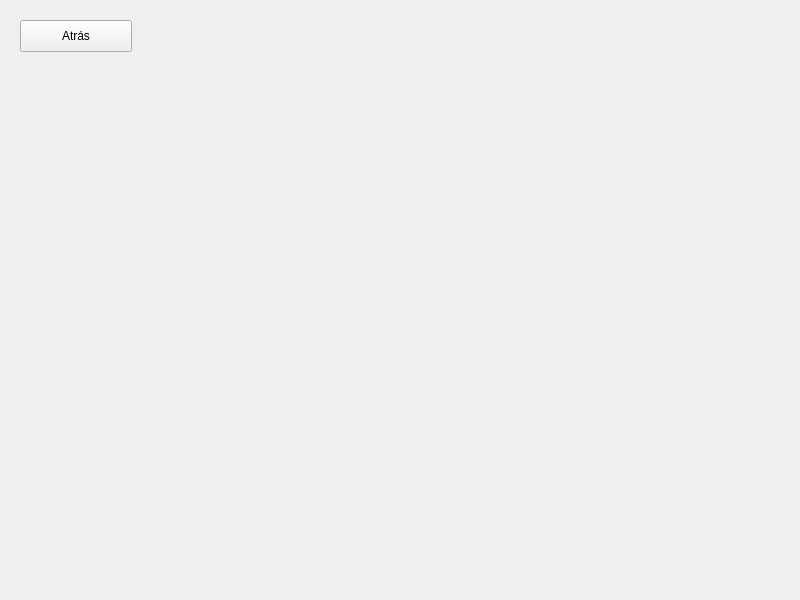
<?xml version="1.0" encoding="UTF-8"?>
<ui version="4.0">
 <class>HammingWindow</class>
 <widget class="QMainWindow" name="HammingWindow">
  <property name="geometry">
   <rect>
    <x>0</x>
    <y>0</y>
    <width>800</width>
    <height>600</height>
   </rect>
  </property>
  <property name="windowTitle">
   <string>MainWindow</string>
  </property>
  <widget class="QWidget" name="centralwidget">
   <widget class="QPushButton" name="backButton">
    <property name="geometry">
     <rect>
      <x>20</x>
      <y>20</y>
      <width>112</width>
      <height>32</height>
     </rect>
    </property>
    <property name="text">
     <string>Atrás</string>
    </property>
   </widget>
  </widget>
 </widget>
 <resources/>
 <connections/>
</ui>
